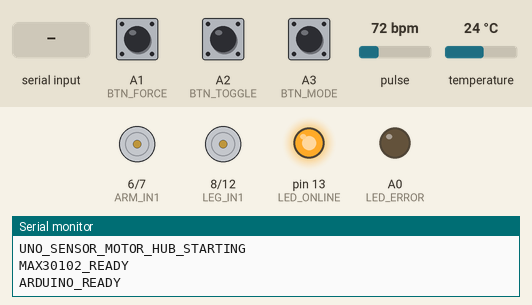
A sketch run on a simulated Arduino Uno, built with avr-gcc and run on an emulated ATmega328P. Parts: motor-driver pin pairs drawn as motors (green arrow = first pin HIGH = forward, orange = second pin HIGH = backward, longer = more drive, scaled by the enable pin), output pins drawn as LEDs (lit = HIGH), the last lines printed to the serial monitor. The inputs (shaded band) are chosen by the test bench; at power-on: A2 (BTN_TOGGLE) HIGH, A3 (BTN_MODE) HIGH, A1 (BTN_FORCE) HIGH, pulse 72 bpm, temperature 24 °C.

Above: at 1.7 s.
1.8 s: "CMD:START\n" received over Serial
At 3.6 s:
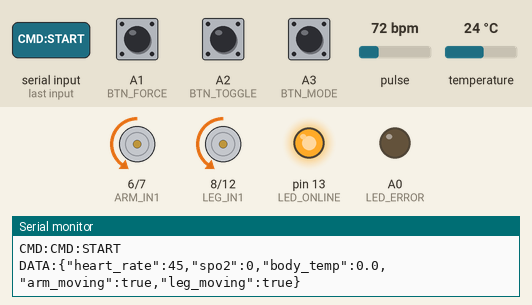
5.5 s: "CMD:ARM:EXT\n" received over the second serial link
At 6.9 s:
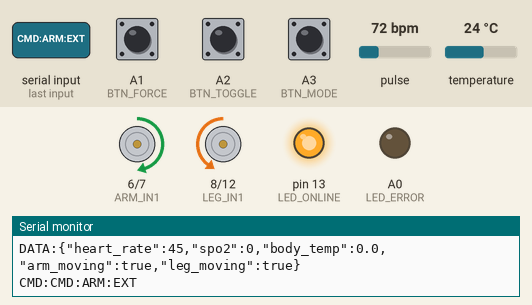
7.6 s: A2 (BTN_TOGGLE) pulled LOW for 1 s
At 8.4 s:
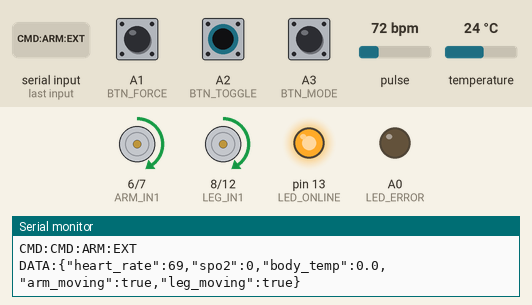
10.1 s: "CMD:ARM:RET\n" received over Serial
At 11.0 s:
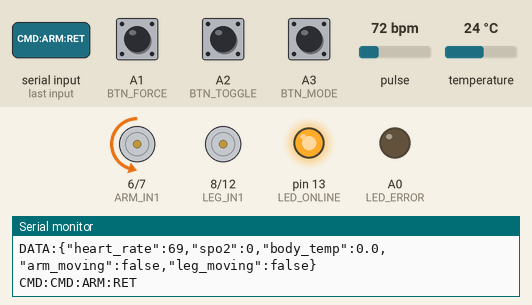
11.7 s: A3 (BTN_MODE) pulled LOW for 1 s
At 13.5 s:
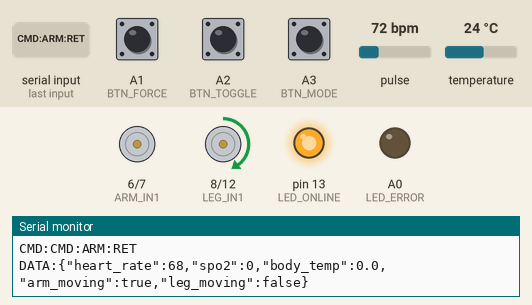
14.2 s: A1 (BTN_FORCE) pulled LOW for 3.2 s
At 15.6 s:
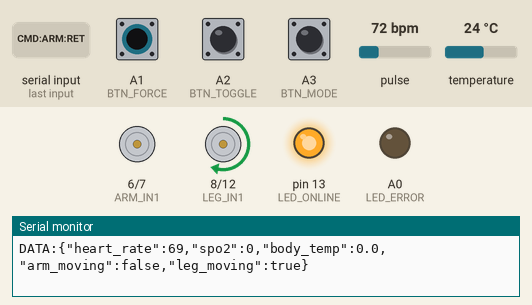
Timing chart, 0 to 18.1 s (numbered marks = the images above; inputs shaded):
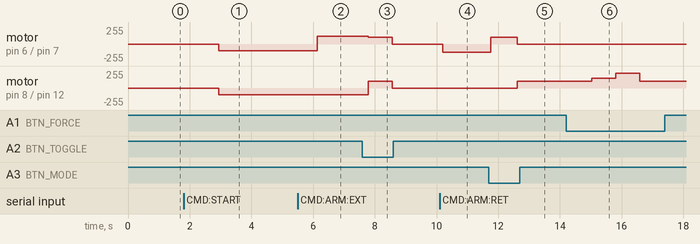

The sketch:

MegaSensorHub.ino
```cpp
#include <MAX30105.h>
#include "heartRate.h"
#include <Wire.h>
#include <OneWire.h>
#include <DallasTemperature.h>
#include <SoftwareSerial.h>

// Arduino Uno sensor + motor hub.
// Relay module is no longer controlled by the Uno.
// ESP32 handles the relay buttons.
//
// Uno to ESP32:
//   Uno D5 TX -> ESP32 RX2 GPIO16 through a 5V-to-3.3V divider
//   Uno D4 RX <- ESP32 TX2 GPIO17
//   Uno GND   -> ESP32 GND
#define ESP32_RX 4
#define ESP32_TX 5
SoftwareSerial esp32Link(ESP32_RX, ESP32_TX);

// MAX30102 heart sensor uses Uno I2C pins: SDA=A4, SCL=A5.
MAX30105 particleSensor;

// DS18B20 temperature sensor.
#define TEMP_PIN 2
OneWire oneWire(TEMP_PIN);
DallasTemperature temperatureSensor(&oneWire);

// Buttons.
#define BTN_FORCE  A1
#define BTN_TOGGLE A2
#define BTN_MODE   A3

// Arm motor driver.
#define ARM_IN1  6
#define ARM_IN2  7
#define ARM_EN   9

// Leg motor driver.
#define LEG_IN1  8
#define LEG_IN2  12
#define LEG_EN   10

// Status LEDs.
#define LED_ONLINE 13
#define LED_ERROR  A0

unsigned long lastSensorRead = 0;
unsigned long lastHeartbeat = 0;
unsigned long lastButtonPress = 0;
unsigned long lastMotionChange = 0;

int cachedBPM = 0;
float cachedSpO2 = 0.0;
float cachedTemp = 0.0;
bool sensorInitialized = false;
long lastBeat = 0;

bool armMoving = false;
bool legMoving = false;
bool sessionActive = false;
bool motionExtending = true;
int currentForceLevel = 1;
int currentMode = 0;

const unsigned long MOTION_RUN_MS = 2500;
const unsigned long MOTION_PAUSE_MS = 500;
bool motionPaused = false;

void setup() {
  Serial.begin(115200);
  esp32Link.begin(9600);
  delay(500);

  Serial.println("UNO_SENSOR_MOTOR_HUB_STARTING");

  pinMode(BTN_FORCE, INPUT_PULLUP);
  pinMode(BTN_TOGGLE, INPUT_PULLUP);
  pinMode(BTN_MODE, INPUT_PULLUP);

  pinMode(ARM_IN1, OUTPUT);
  pinMode(ARM_IN2, OUTPUT);
  pinMode(ARM_EN, OUTPUT);
  pinMode(LEG_IN1, OUTPUT);
  pinMode(LEG_IN2, OUTPUT);
  pinMode(LEG_EN, OUTPUT);

  pinMode(LED_ONLINE, OUTPUT);
  pinMode(LED_ERROR, OUTPUT);

  stopAllMotors();

  Wire.begin();
  if (!particleSensor.begin(Wire, I2C_SPEED_FAST)) {
    Serial.println("MAX30102_NOT_DETECTED");
    digitalWrite(LED_ERROR, HIGH);
  } else {
    particleSensor.setup();
    particleSensor.setPulseAmplitudeRed(0x0A);
    particleSensor.setPulseAmplitudeGreen(0);
    sensorInitialized = true;
    Serial.println("MAX30102_READY");
  }

  temperatureSensor.begin();
  digitalWrite(LED_ONLINE, HIGH);

  Serial.println("ARDUINO_READY");
  esp32Link.println("ARDUINO_READY");
}

void loop() {
  unsigned long now = millis();

  checkButtons();
  checkSerialCommands();
  updateMotionCycle(now);

  if (now - lastSensorRead >= 500) {
    readAllSensors();
    lastSensorRead = now;
  }

  if (now - lastHeartbeat >= 2000) {
    broadcastVitals();
    lastHeartbeat = now;
  }
}

void checkButtons() {
  unsigned long now = millis();
  if (now - lastButtonPress < 400) return;

  if (digitalRead(BTN_FORCE) == LOW) {
    currentForceLevel = (currentForceLevel % 3) + 1;
    if (armMoving || legMoving) applyCurrentMotion();
    lastButtonPress = now;
  } else if (digitalRead(BTN_TOGGLE) == LOW) {
    if (sessionActive) {
      stopAllMotors();
    } else {
      startMotionCycle();
    }
    lastButtonPress = now;
  } else if (digitalRead(BTN_MODE) == LOW) {
    currentMode = (currentMode + 1) % 3;
    if (armMoving || legMoving) applyCurrentMotion();
    lastButtonPress = now;
  }
}

void checkSerialCommands() {
  if (esp32Link.available() > 0) {
    String cmd = esp32Link.readStringUntil('\n');
    handleCommand(cmd);
  }

  if (Serial.available() > 0) {
    String cmd = Serial.readStringUntil('\n');
    handleCommand(cmd);
  }
}

void handleCommand(String cmd) {
  cmd.trim();
  if (cmd.length() == 0) return;

  Serial.print("CMD:");
  Serial.println(cmd);

  if (cmd.startsWith("CMD:START") || cmd.startsWith("CMD:ALL:ON")) {
    startMotionCycle();
  } else if (cmd.startsWith("CMD:SET_FORCE:")) {
    currentForceLevel = cmd.substring(14).toInt();
    if (currentForceLevel < 1) currentForceLevel = 1;
    if (currentForceLevel > 3) currentForceLevel = 3;
    if (armMoving || legMoving) applyCurrentMotion();
  } else if (cmd.startsWith("CMD:SET_MODE:")) {
    currentMode = cmd.substring(13).toInt();
    if (currentMode < 0 || currentMode > 2) currentMode = 0;
    if (armMoving || legMoving) applyCurrentMotion();
  } else if (cmd.startsWith("CMD:ARM:EXT") || cmd.startsWith("CMD:HAND:EXT")) {
    sessionActive = false;
    motorExtend(ARM_IN1, ARM_IN2, ARM_EN, 120);
    armMoving = true;
  } else if (cmd.startsWith("CMD:ARM:RET") || cmd.startsWith("CMD:HAND:RET")) {
    sessionActive = false;
    motorRetract(ARM_IN1, ARM_IN2, ARM_EN, 120);
    armMoving = true;
  } else if (cmd.startsWith("CMD:ARM:STOP") || cmd.startsWith("CMD:HAND:STP")) {
    motorStop(ARM_IN1, ARM_IN2, ARM_EN);
    armMoving = false;
  } else if (cmd.startsWith("CMD:LEG:EXT")) {
    sessionActive = false;
    motorExtend(LEG_IN1, LEG_IN2, LEG_EN, 120);
    legMoving = true;
  } else if (cmd.startsWith("CMD:LEG:RET")) {
    sessionActive = false;
    motorRetract(LEG_IN1, LEG_IN2, LEG_EN, 120);
    legMoving = true;
  } else if (cmd.startsWith("CMD:LEG:STOP") || cmd.startsWith("CMD:LEG:STP")) {
    motorStop(LEG_IN1, LEG_IN2, LEG_EN);
    legMoving = false;
  } else if (cmd.startsWith("CMD:STOP") || cmd.startsWith("CMD:RESET")) {
    stopAllMotors();
  }
}

void readAllSensors() {
  if (sensorInitialized) {
    long irValue = particleSensor.getIR();

    if (irValue > 50000) {
      if (checkForBeat(irValue)) {
        long delta = millis() - lastBeat;
        lastBeat = millis();

        float bpm = 60 / (delta / 1000.0);
        if (bpm >= 40 && bpm <= 180) {
          cachedBPM = (int)bpm;
        }
      }

      cachedSpO2 = 0.0;
    } else {
      cachedBPM = 0;
      cachedSpO2 = 0.0;
      lastBeat = 0;
    }
  } else {
    cachedBPM = 0;
    cachedSpO2 = 0.0;
  }

  temperatureSensor.requestTemperatures();
  cachedTemp = temperatureSensor.getTempCByIndex(0);

  if (cachedTemp < 30.0 || cachedTemp > 43.0) {
    cachedTemp = 0.0;
  }
}

void broadcastVitals() {
  String json = "DATA:{\"heart_rate\":" + String(cachedBPM) +
                ",\"spo2\":" + String((int)cachedSpO2) +
                ",\"body_temp\":" + String(cachedTemp, 1) +
                ",\"arm_moving\":" + (armMoving ? "true" : "false") +
                ",\"leg_moving\":" + (legMoving ? "true" : "false") +
                "}";

  Serial.println(json);
  esp32Link.println(json);
}

int speedForForceLevel(int forceLevel) {
  if (forceLevel <= 1) return 100;
  if (forceLevel == 2) return 150;
  return 220;
}

void applyCurrentMotion() {
  int speed = speedForForceLevel(currentForceLevel);

  if (motionExtending) {
    applyMotionDirection(speed, true);
  } else {
    applyMotionDirection(speed, false);
  }
}

void applyMotionDirection(int speed, bool extending) {
  if (currentMode == 1) {
    if (extending) {
      motorExtend(ARM_IN1, ARM_IN2, ARM_EN, speed);
    } else {
      motorRetract(ARM_IN1, ARM_IN2, ARM_EN, speed);
    }
    motorStop(LEG_IN1, LEG_IN2, LEG_EN);
    armMoving = true;
    legMoving = false;
  } else if (currentMode == 2) {
    motorStop(ARM_IN1, ARM_IN2, ARM_EN);
    if (extending) {
      motorExtend(LEG_IN1, LEG_IN2, LEG_EN, speed);
    } else {
      motorRetract(LEG_IN1, LEG_IN2, LEG_EN, speed);
    }
    armMoving = false;
    legMoving = true;
  } else {
    if (extending) {
      motorExtend(ARM_IN1, ARM_IN2, ARM_EN, speed);
      motorExtend(LEG_IN1, LEG_IN2, LEG_EN, speed);
    } else {
      motorRetract(ARM_IN1, ARM_IN2, ARM_EN, speed);
      motorRetract(LEG_IN1, LEG_IN2, LEG_EN, speed);
    }
    armMoving = true;
    legMoving = true;
  }
}

void startMotionCycle() {
  sessionActive = true;
  motionExtending = true;
  motionPaused = false;
  lastMotionChange = millis();
  applyCurrentMotion();
}

void updateMotionCycle(unsigned long now) {
  if (!sessionActive) return;

  if (!motionPaused && now - lastMotionChange >= MOTION_RUN_MS) {
    motorStop(ARM_IN1, ARM_IN2, ARM_EN);
    motorStop(LEG_IN1, LEG_IN2, LEG_EN);
    motionPaused = true;
    lastMotionChange = now;
    return;
  }

  if (motionPaused && now - lastMotionChange >= MOTION_PAUSE_MS) {
    motionExtending = !motionExtending;
    motionPaused = false;
    lastMotionChange = now;
    applyCurrentMotion();
  }
}

void motorExtend(int pin1, int pin2, int enablePin, int speed) {
  digitalWrite(pin1, HIGH);
  digitalWrite(pin2, LOW);
  analogWrite(enablePin, speed);
}

void motorRetract(int pin1, int pin2, int enablePin, int speed) {
  digitalWrite(pin1, LOW);
  digitalWrite(pin2, HIGH);
  analogWrite(enablePin, speed);
}

void motorStop(int pin1, int pin2, int enablePin) {
  digitalWrite(pin1, LOW);
  digitalWrite(pin2, LOW);
  analogWrite(enablePin, 0);
}

void stopAllMotors() {
  motorStop(ARM_IN1, ARM_IN2, ARM_EN);
  motorStop(LEG_IN1, LEG_IN2, LEG_EN);
  armMoving = false;
  legMoving = false;
  sessionActive = false;
  motionPaused = false;
}
```

Measured:
- after the input at 1.8 s, motor on pin 6 (ARM_IN1) / pin 7 (ARM_IN2), motor on pin 8 (LEG_IN1) / pin 12 (LEG_IN2): stopped → backward 100/255 after 1.1 s
- after the input at 5.5 s, motor on pin 8 (LEG_IN1) / pin 12 (LEG_IN2): stays backward 100/255 (without the input it goes to stopped after 0.64 s)
- after the input at 7.6 s, motor on pin 6 (ARM_IN1) / pin 7 (ARM_IN2): forward 120/255 → forward 100/255 after 0.18 s, → stopped 0.77 s later; motor on pin 8 (LEG_IN1) / pin 12 (LEG_IN2): backward 100/255 → forward 100/255 after 0.18 s, → stopped 0.77 s later
- after the input at 10.1 s, motor on pin 6 (ARM_IN1) / pin 7 (ARM_IN2): stopped → backward 120/255 after 0.10 s
- after the input at 11.7 s, motor on pin 6 (ARM_IN1) / pin 7 (ARM_IN2): backward 120/255 → forward 100/255 after 0.05 s, → stopped 0.87 s later; motor on pin 8 (LEG_IN1) / pin 12 (LEG_IN2): stopped → forward 100/255 after 0.92 s
- after the input at 14.2 s, motor on pin 8 (LEG_IN1) / pin 12 (LEG_IN2): forward 100/255 → forward 150/255 after 0.84 s, → forward 220/255 0.77 s later, → forward 100/255 0.77 s later
